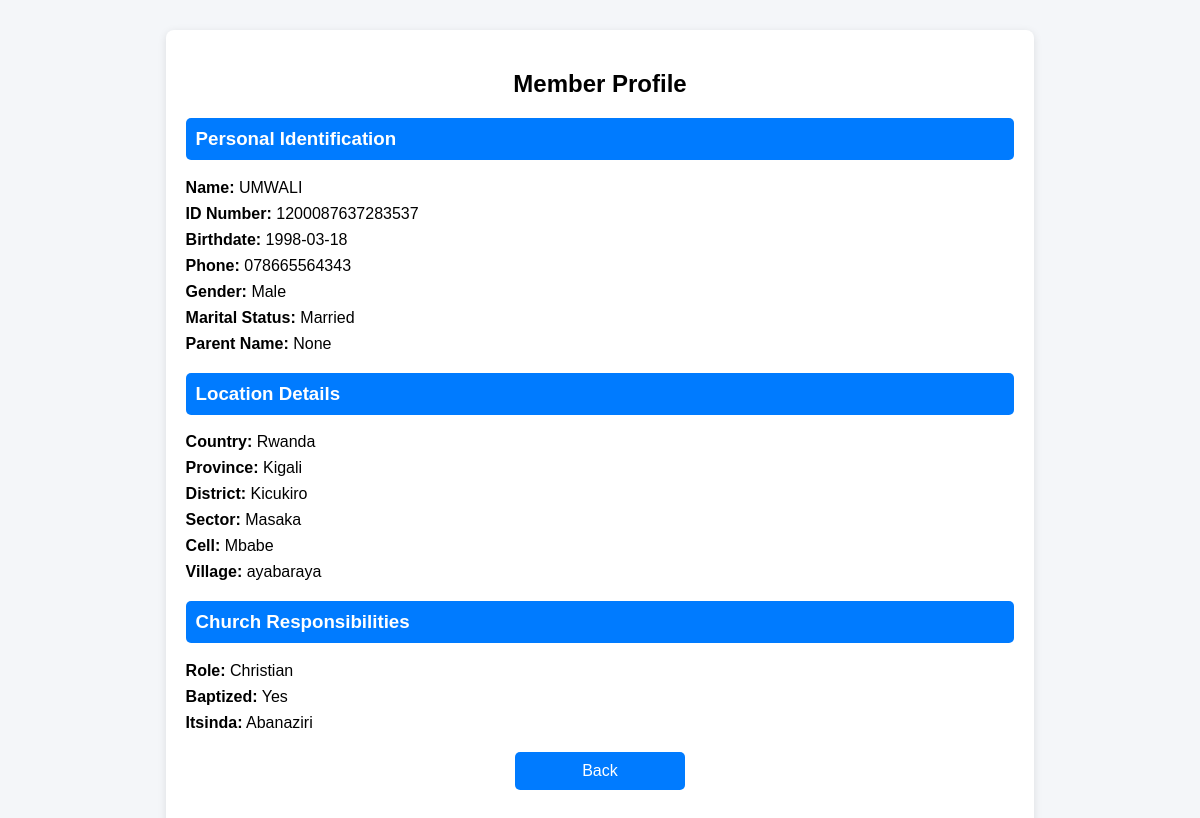
The page /view/5 on the database its author committed.
### tables this page shows
CREATE TABLE members (
            id INTEGER PRIMARY KEY AUTOINCREMENT,
            name TEXT NOT NULL,
            gender TEXT NOT NULL,
            phone TEXT NOT NULL
        , id_number TEXT, birthdate TEXT, country TEXT, province TEXT, district TEXT, sector TEXT, cell TEXT, village TEXT, parents_name TEXT, marital_status TEXT, role TEXT, baptized TEXT, group_name TEXT, itsinda TEXT, parent_name TEXT, photo TEXT, decision TEXT, parents TEXT);

### app.py (the view)
@app.route('/view/<int:id>')
def view_member(id):
    conn = get_db_connection()
    member = conn.execute('SELECT * FROM members WHERE id=?', (id,)).fetchone()
    conn.close()
    return render_template('view_member.html', member=member)

### app.py (called while the page is built)
def get_db_connection():
    conn = sqlite3.connect(DB_PATH)
    conn.row_factory = sqlite3.Row
    return conn

### templates/view_member.html (shortened to what this page needs)
<!DOCTYPE html>
<html>
<head>
</head>
<body>
<div class="container">
<h2>Member Profile</h2>
<div class="section">
<h3>Personal Identification</h3>
<div class="row"><span class="label">Name:</span> {{ member.name }}</div>
<div class="row"><span class="label">ID Number:</span> {{ member.id_number }}</div>
<div class="row"><span class="label">Birthdate:</span> {{ member.birthdate }}</div>
<div class="row"><span class="label">Phone:</span> {{ member.phone }}</div>
<div class="row"><span class="label">Gender:</span> {{ member.gender }}</div>
<div class="row"><span class="label">Marital Status:</span> {{ member.marital_status }}</div>
<div class="row"><span class="label">Parent Name:</span> {{ member.parents }}</div>
</div>
<div class="section">
<h3>Location Details</h3>
<div class="row"><span class="label">Country:</span> {{ member.country }}</div>
<div class="row"><span class="label">Province:</span> {{ member.province }}</div>
<div class="row"><span class="label">District:</span> {{ member.district }}</div>
<div class="row"><span class="label">Sector:</span> {{ member.sector }}</div>
<div class="row"><span class="label">Cell:</span> {{ member.cell }}</div>
<div class="row"><span class="label">Village:</span> {{ member.village }}</div>
</div>
<div class="section">
<h3>Church Responsibilities</h3>
<div class="row"><span class="label">Role:</span> {{ member.role }}</div>
<div class="row"><span class="label">Baptized:</span> {{ member.baptized }}</div>
<div class="row"><span class="label">Itsinda:</span> {{ member.itsinda }}</div>
</div>
<a href="/members" class="back-btn">Back</a>
</div>
</body>
</html>

### templates/view_member.html (style rules this page uses)
body { font-family: Arial; background: #f4f6f9; }
.container { width: 70%; margin: 30px auto; background: white; padding: 20px; border-radius: 8px; box-shadow: 0px 2px 8px rgba(0,0,0,0.1); }
h2 { text-align: center; }
.section { margin-top: 20px; }
.section h3 { background: #007BFF; color: white; padding: 10px; border-radius: 5px; }
.row { margin: 8px 0; }
.label { font-weight: bold; }
.back-btn { display: block; width: 150px; margin: 20px auto; text-align: center; padding: 10px; background: #007BFF; color: white; text-decoration: none; border-radius: 5px; }

### rows shown on the page
members: name "UMWALI", id_number "1200087637283537", birthdate "1998-03-18", phone "078665564343", gender "Male", marital_status "Married", country "Rwanda", province "Kigali", district "Kicukiro", sector "Masaka", cell "Mbabe", village "ayabaraya", role "Christian", baptized "Yes", itsinda "Abanaziri"

### other values the page prints
{{ member.parents }} "None"
